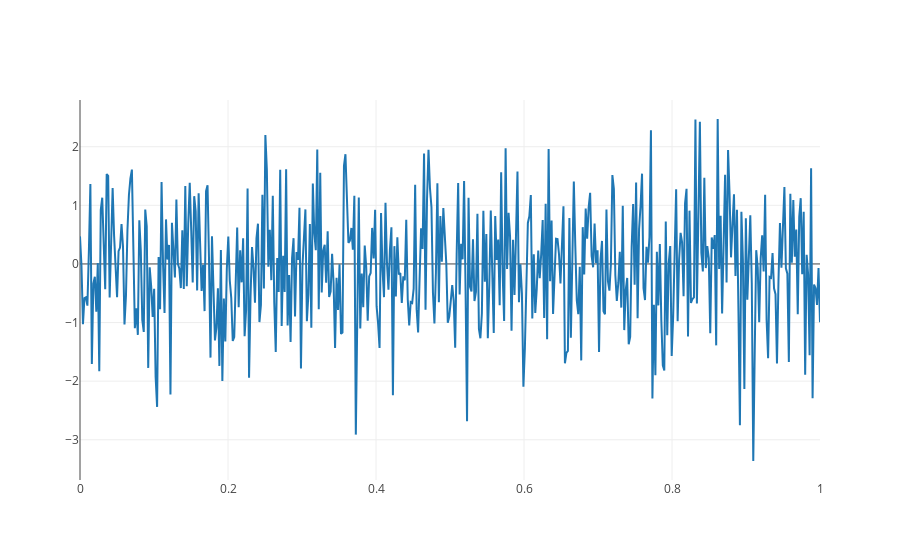

Notebook code for this chart:
### Markdown cell above
## Line Chart

### Code cell
N = 500
x = np.linspace(0, 1, N)
y = np.random.randn(N)
df = pd.DataFrame({'x': x, 'y': y})
df.head()

data = [
    go.Scatter(
        x=df['x'], # assign x as the dataframe column 'x'
        y=df['y']
    )
]
py.iplot(data)

### Figure 1 — Plotly figure (JSON) as saved in the notebook; plotly's stock layout.template omitted (floating-point values rounded to 4 significant figures; data arrays with more than 128 entries replaced by an {"elided": "..."} marker saying what was removed)
{"data": [{"type": "scatter", "uid": "e6a1a460-6b96-4696-b62b-705c6f7128e6", "x": {"elided": "500 float values"}, "y": {"elided": "500 float values"}}], "layout": {"autosize": true, "xaxis": {"autorange": true, "range": [0, 1], "type": "linear"}, "yaxis": {"autorange": true, "range": [-3.686, 2.797], "type": "linear"}}}
